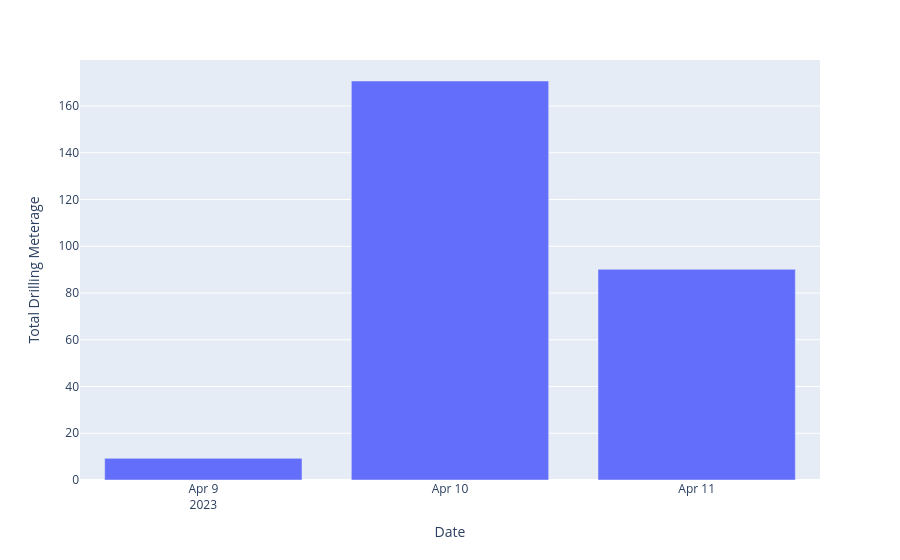

This figure's notebook cell:
### Markdown cell above
# Bar Chart Drilling Meterage

### Code cell
import plotly.express as px

# Group by the new 'Date' column and sum the 'DrillingMeterage'
DrilingMeterage_df = ActSum_df.groupby('Date')['DrillingMeterage'].sum().reset_index()
DrilingMeterage_df
DrilingMeterage_df['Date'] = pd.to_datetime(DrilingMeterage_df['Date']).dt.date

# Create a bar chart using Plotly
fig = px.bar(DrilingMeterage_df, x='Date', y='DrillingMeterage',
             labels={'Date': 'Date', 'DrillingMeterage': 'Total Drilling Meterage'},
             )
fig.update_xaxes(
    dtick="D",)
# Show the plot
fig.show()

### Figure 1 — Plotly figure (JSON) as saved in the notebook; plotly's stock layout.template omitted (floating-point values rounded to 4 significant figures)
{"data": [{"alignmentgroup": "True", "hovertemplate": "Date=%{x}<br>Total Drilling Meterage=%{y}<extra></extra>", "legendgroup": "", "marker": {"color": "#636efa", "pattern": {"shape": ""}}, "name": "", "offsetgroup": "", "orientation": "v", "showlegend": false, "textposition": "auto", "type": "bar", "x": ["2023-04-09", "2023-04-10", "2023-04-11"], "xaxis": "x", "y": [9.27, 170.7, 90.14], "yaxis": "y"}], "layout": {"barmode": "relative", "legend": {"tracegroupgap": 0}, "margin": {"t": 60}, "xaxis": {"anchor": "y", "domain": [0, 1], "dtick": "D", "title": {"text": "Date"}}, "yaxis": {"anchor": "x", "domain": [0, 1], "title": {"text": "Total Drilling Meterage"}}}}
